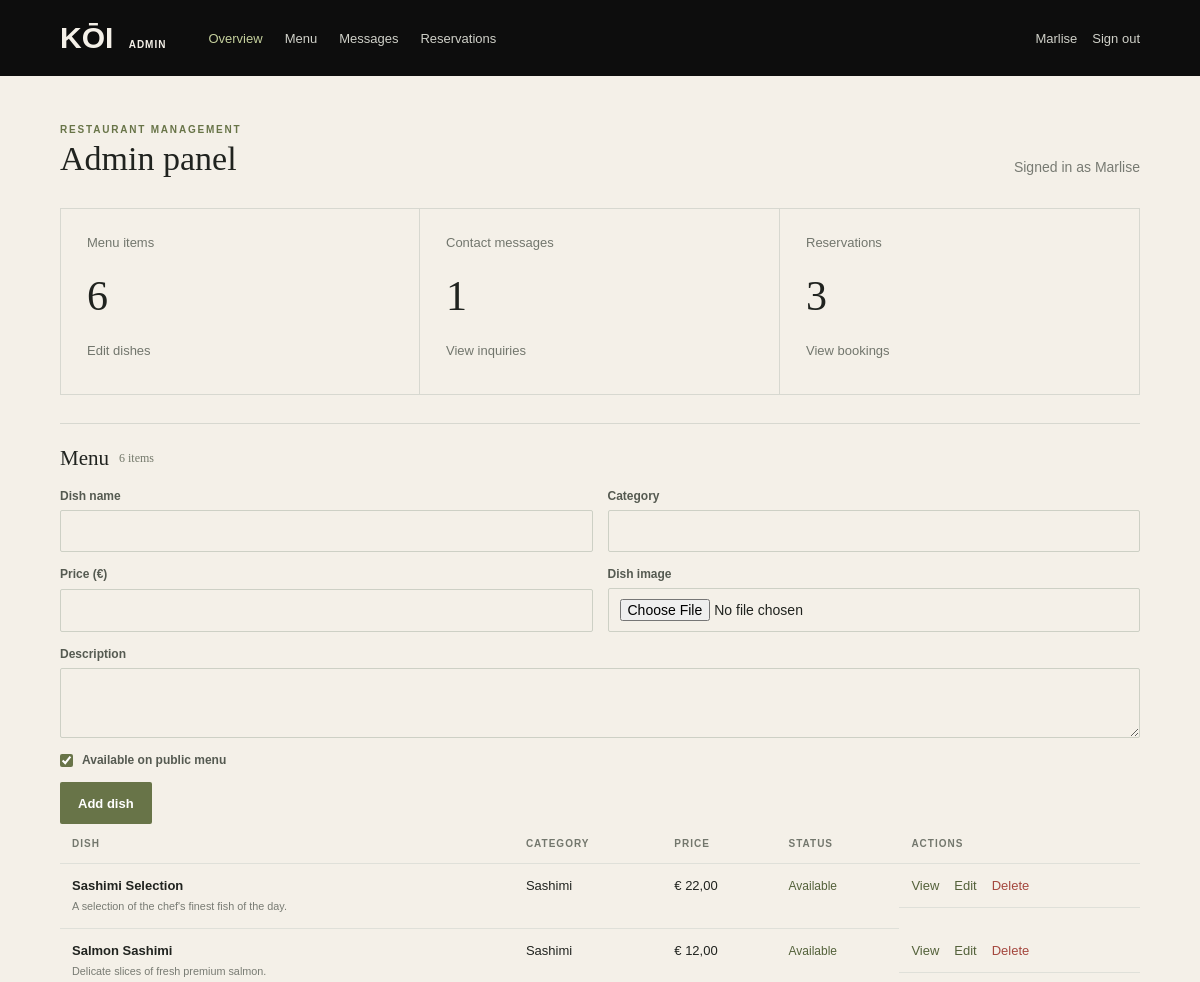
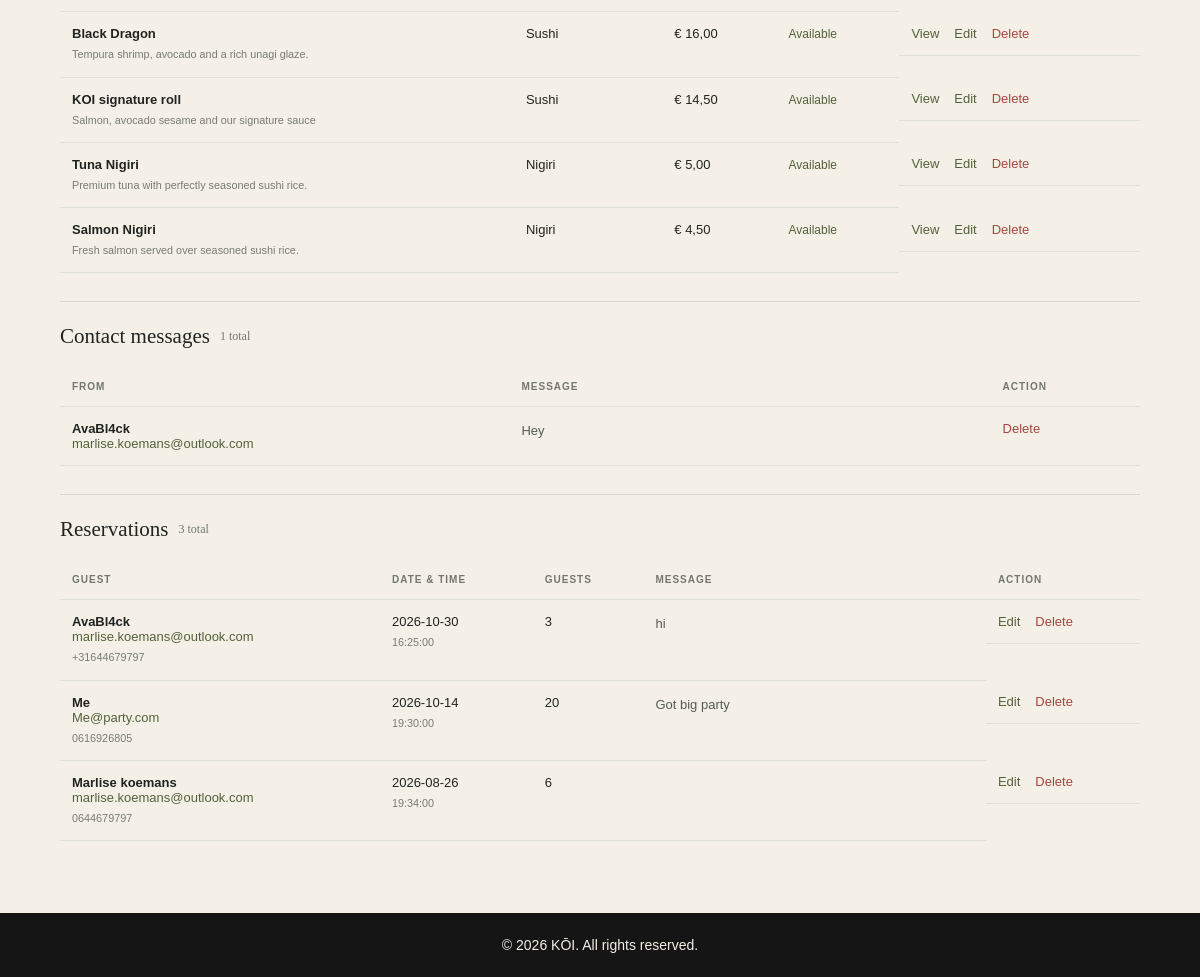
Screenshot of /Pages/admin/admin.php (signed in) with the database file from the repository (2 pictures, top to bottom).
### tables this page shows
CREATE TABLE `menu` (
  `id` int NOT NULL,
  `name` varchar(100) NOT NULL,
  `description` text NOT NULL,
  `price` decimal(6,2) NOT NULL,
  `category` varchar(50) NOT NULL,
  `image` varchar(255) NOT NULL,
  `available` tinyint(1) NOT NULL
);

CREATE TABLE `contact` (
  `id` int NOT NULL,
  `name` varchar(100) NOT NULL,
  `email` varchar(150) NOT NULL,
  `message` text,
  `created_at` timestamp NOT NULL DEFAULT CURRENT_TIMESTAMP
);

CREATE TABLE `reservations` (
  `id` int NOT NULL,
  `name` varchar(100) NOT NULL,
  `email` varchar(150) NOT NULL,
  `phone` varchar(30) DEFAULT NULL,
  `reservation_date` date NOT NULL,
  `reservation_time` time NOT NULL,
  `guests` int NOT NULL,
  `message` text,
  `created_at` timestamp NOT NULL DEFAULT CURRENT_TIMESTAMP
);

### Pages/admin/admin-auth.php (called while the page is built, shortened)
<?php
function admin_escape($value): string
{
    return htmlspecialchars((string) $value, ENT_QUOTES, 'UTF-8');
}

### Pages/admin/admin.php (the view, shortened to what this page needs)
<?php
require_once __DIR__ . '/admin-auth.php';
$editItem = null;
$menuItems = $pdo->query('SELECT id, name, description, category, price, image, available FROM menu ORDER BY id DESC')->fetchAll(PDO::FETCH_ASSOC);
$messages = $pdo->query('SELECT id, name, email, message FROM contact ORDER BY id DESC')->fetchAll(PDO::FETCH_ASSOC);
$reservations = $pdo->query('SELECT id, name, email, phone, reservation_date, reservation_time, guests, message FROM reservations ORDER BY reservation_date DESC, reservation_time DESC')->fetchAll(PDO::FETCH_ASSOC);
require __DIR__ . '/admin-header.php';
?>
<div class="admin-page-heading">
    <div>
        <p class="admin-eyebrow">RESTAURANT MANAGEMENT</p>
        <h1>Admin panel</h1>
    </div>
    <p class="admin-muted">Signed in as <?= admin_escape($_SESSION['admin_username'] ?? 'Admin') ?></p>
</div>
<section class="admin-stat-grid" aria-label="Record totals">
    <a class="admin-stat" href="#menu">
        <span>
            Menu items
        </span>
        <strong>
            <?= count($menuItems) ?>
        </strong>
        <small>
            Edit dishes
        </small>
    </a>
    <a class="admin-stat" href="#messages">
        <span>
            Contact messages
        </span>
        <strong>
            <?= count($messages) ?>
        </strong>
        <small>
            View inquiries
        </small>
    </a>
    <a class="admin-stat" href="#reservations">
        <span>
            Reservations
        </span>
        <strong>
            <?= count($reservations) ?>
        </strong>
        <small>
            View bookings
        </small>
    </a>
</section>
<section class="admin-panel-section" id="menu">
    <h2>
        Menu
        <span class="admin-count"><?= count($menuItems) ?> items</span>
    </h2>
    <form method="post" action="admin.php#menu" class="admin-form admin-menu-form" enctype="multipart/form-data">
        <label>
            Dish name
            <input name="name" value="<?= admin_escape($editItem['name'] ?? '') ?>" required>
        </label>
        <label>
            Category
            <input name="category" value="<?= admin_escape($editItem['category'] ?? '') ?>" required>
        </label>
        <label>
            Price (€)
            <input type="number" name="price" min="0" step="0.01" value="<?= admin_escape($editItem['price'] ?? '') ?>" required>
        </label>
        <label>
            Dish image
            <input type="file" name="image_file" accept="image/*" <?= $editItem ? '' : 'required' ?>>
        </label>
        <label class="admin-field-wide">
            Description
            <textarea name="description" rows="3"><?= admin_escape($editItem['description'] ?? '') ?></textarea>
        </label>
        <label class="admin-checkbox">
            <input type="checkbox" name="available" value="1" <?= !isset($editItem['available']) || $editItem['available'] ? 'checked' : '' ?>>
            Available on public menu
        </label>
        <div class="admin-form-actions">
            <button class="admin-button" type="submit">
                <?= $editItem ? 'Save changes' : 'Add dish' ?>
            </button>
        </div>
    </form>
    <div class="admin-table-wrap">
        <table class="admin-table">
            <thead>
                <tr>
                    <th>
                        Dish
                    </th>
                    <th>
                        Category
                    </th>
                    <th>
                        Price
                    </th>
                    <th>
                        Status
                    </th>
                    <th>
                        Actions
                    </th>
                </tr>
            </thead>
            <tbody>
                <?php foreach ($menuItems as $item): ?>
                    <tr>
                        <td>
                            <strong>
                                <?= admin_escape($item['name']) ?>
                            </strong>
                            <small>
                                <?= admin_escape($item['description']) ?>
                            </small>
                        </td>
                        <td><?= admin_escape($item['category']) ?></td>
                        <td>€ <?= number_format((float) $item['price'], 2, ',', '.') ?></td>
                        <td>
                            <span class="admin-status <?= $item['available'] ? 'is-available' : '' ?>">
                                <?= $item['available'] ? 'Available' : 'Hidden' ?>
                            </span>
                        </td>
                        <td class="admin-row-actions">
                            <?php if ($item['available']): ?>
                                <a class="admin-text-link" href="../menu-detail.php?id=<?= (int) $item['id'] ?>">View</a>
                            <?php endif; ?>
                            <a class="admin-text-link" href="?edit=<?= (int) $item['id'] ?>#menu">
                                Edit
                            </a>
                            <form method="post" action="admin.php#menu" onsubmit="return confirm('Delete this dish?')">
                                <button class="admin-danger-link" type="submit">
                                    Delete
                                </button>
                            </form>
                        </td>
                    </tr>
                <?php endforeach; ?>
            </tbody>
        </table>
    </div>
</section>
<section class="admin-panel-section" id="messages">
    <h2>
        Contact messages
        <span class="admin-count"><?= count($messages) ?> total</span>
    </h2>
    <div class="admin-table-wrap">
        <table class="admin-table">
            <thead>
                <tr>
                    <th>
                        From
                    </th>
                    <th>
                        Message
                    </th>
                    <th>
                        Action
                    </th>
                </tr>
            </thead>
            <tbody>
                <?php foreach ($messages as $message): ?>
                    <tr>
                        <td>
                            <strong>
                                <?= admin_escape($message['name']) ?>
                            </strong>
                            <a class="admin-email" href="mailto:<?= admin_escape($message['email']) ?>">
                                <?= admin_escape($message['email']) ?>
                            </a>
                        </td>
                        <td class="admin-message-cell"><?= nl2br(admin_escape($message['message'])) ?></td>
                        <td>
                            <form method="post" action="admin.php#messages" onsubmit="return confirm('Delete this message?')">
                                <button class="admin-danger-link" type="submit">
                                    Delete
                                </button>
                            </form>
                        </td>
                    </tr>
                <?php endforeach; ?>
            </tbody>
        </table>
    </div>
</section>
<section class="admin-panel-section" id="reservations">
    <h2>
        Reservations
        <span class="admin-count"><?= count($reservations) ?> total</span>
    </h2>
    <div class="admin-table-wrap">
        <table class="admin-table">
            <thead>
                <tr>
                    <th>
                        Guest
                    </th>
                    <th>
                        Date &amp; time
                    </th>
                    <th>
                        Guests
                    </th>
                    <th>
                        Message
                    </th>
                    <th>
                        Action
                    </th>
                </tr>
            </thead>
            <tbody>
                <?php foreach ($reservations as $reservation): ?>
                    <tr>
                        <td>
                            <strong>
                                <?= admin_escape($reservation['name']) ?>
                            </strong>
                            <a class="admin-email" href="mailto:<?= admin_escape($reservation['email']) ?>">
                                <?= admin_escape($reservation['email']) ?>
                            </a>
                            <small>
                                <?= admin_escape($reservation['phone']) ?>
                            </small>
                        </td>
                        <td>
                            <?= admin_escape($reservation['reservation_date']) ?>
                            <small>
                                <?= admin_escape($reservation['reservation_time']) ?>
                            </small>
                        </td>
                        <td><?= (int) $reservation['guests'] ?></td>
                        <td class="admin-message-cell"><?= nl2br(admin_escape($reservation['message'])) ?></td>
                        <td class="admin-row-actions">
                            <form method="post" action="admin.php#reservations">
                                <button class="admin-text-link" type="submit" >
                                    Edit
                                </button>
                            </form>
                            <form method="post" action="admin.php#reservations" onsubmit="return confirm('Delete this reservation?')">
                                <button class="admin-danger-link" type="submit">
                                    Delete
                                </button>
                            </form>
                        </td>
                    </tr>
                <?php endforeach; ?>
            </tbody>
        </table>
    </div>
</section>
</main>
<?php require __DIR__ . '/../footer.php'; ?>
</body>
</html>

### Pages/admin/admin-header.php (shortened to what this page needs)
<!DOCTYPE html>
<html lang="en">
<head>
    <link rel="stylesheet" href="../../css/style.css">
    <link rel="stylesheet" href="admin.css">
</head>
<body class="admin-body">
    <header class="admin-header">
        <a class="admin-brand" href="admin.php">KŌI <span>ADMIN</span></a>
        <nav class="admin-nav" aria-label="Admin navigation">
            <a class="is-active" href="admin.php">Overview</a>
            <a href="admin.php#menu">Menu</a>
            <a href="admin.php#messages">Messages</a>
            <a href="admin.php#reservations">Reservations</a>
        </nav>
        <div class="admin-account">
            <span><?= admin_escape($_SESSION['admin_username'] ?? 'Admin') ?></span>
            <form method="post" action="logout.php">
                <button class="admin-logout" type="submit">Sign out</button>
            </form>
        </div>
    </header>
    <main class="admin-main">

### Pages/footer.php
<div class="footer">
    <p>&copy; 2026 KŌI. All rights reserved.</p>
</div>

### css/style.css (style rules this page uses)
* { box-sizing: border-box; margin: 0; padding: 0; }
html { scroll-behavior: smooth; }
body { background-color: #0D0D0D; color: #fff; overflow-x: hidden; }
.footer { width: 100%; background-color: #151515; color: #F4F0E8; text-align: center; padding: 24px 20px; font-family: Arial, elegant-serif; font-size: 14px; }

### Pages/admin/admin.css (style rules this page uses)
.admin-body { min-height: 100vh; background: #F4F0E8; color: #20231f; font-family: Arial, sans-serif; }
.admin-header { min-height: 76px; display: flex; align-items: center; gap: 42px; padding: 0 5vw; background: #0D0D0D; color: #f4f0e8; }
.admin-brand { color: #f4f0e8; font-family: Arial, sans-serif; font-size: 30px; font-weight: bold; text-decoration: none; white-space: nowrap; }
.admin-brand span { margin-left: 7px; color: #F4F0E8; font: 700 10px Arial, sans-serif; letter-spacing: 1px; }
.admin-nav, .admin-account { display: flex; align-items: center; gap: 22px; }
.admin-nav { flex: 1; }
.admin-nav a, .admin-account, .admin-logout { color: #d0d1c9; font-size: 13px; text-decoration: none; }
.admin-nav a:hover, .admin-nav a.is-active, .admin-logout:hover { color: #c5d09d; }
.admin-account { gap: 15px; }
.admin-account form { margin: 0; }
.admin-logout, button.admin-text-link, .admin-danger-link { padding: 0; border: 0; background: none; cursor: pointer; font: inherit; }
.admin-main { width: min(1120px, 90vw); margin: 0 auto; padding: 48px 0 72px; }
.admin-page-heading { display: flex; align-items: end; justify-content: space-between; gap: 20px; margin-bottom: 30px; }
.admin-page-heading h1, .admin-auth-card h1 { margin: 5px 0 0; font: 400 34px Georgia, serif; }
.admin-eyebrow { color: #687448; font-size: 10px; font-weight: 700; letter-spacing: 1.8px; }
.admin-muted { color: #777a72; font-size: 14px; line-height: 1.6; }
.admin-stat-grid { display: grid; grid-template-columns: repeat(3, minmax(0, 1fr)); border-top: 1px solid #d7d8d0; border-bottom: 1px solid #d7d8d0; }
.admin-stat { display: grid; gap: 12px; min-height: 185px; padding: 26px; border-right: 1px solid #d7d8d0; color: inherit; text-decoration: none; }
.admin-stat:first-child { border-left: 1px solid #d7d8d0; }
.admin-stat span, .admin-stat small { color: #72766d; font-size: 13px; }
.admin-stat strong { font: 400 42px Georgia, serif; }
.admin-panel-section { margin-top: 28px; padding-top: 22px; border-top: 1px solid #d7d8d0; }
.admin-panel-section h2 { display: flex; align-items: center; gap: 10px; margin: 0 0 18px; font: 400 21px Georgia, serif; }
.admin-count { color: #74796b; font-size: 12px; }
.admin-form { display: grid; gap: 15px; }
.admin-menu-form { grid-template-columns: repeat(2, minmax(0, 1fr)); }
.admin-form label { display: grid; gap: 7px; color: #555a51; font-size: 12px; font-weight: 700; }
.admin-form input:not([type="checkbox"]), .admin-form textarea { width: 100%; min-height: 42px; padding: 10px 11px; border: 1px solid #cdd0c5; border-radius: 2px; background: #F4F0E8; color: #20231f; font: 14px Arial, sans-serif; }
.admin-form textarea { resize: vertical; }
.admin-field-wide, .admin-form-actions { grid-column: 1 / -1; }
.admin-checkbox { display: flex !important; align-items: center; gap: 9px !important; }
.admin-checkbox input { accent-color: #687448; }
.admin-form-actions, .admin-row-actions { display: flex; align-items: center; gap: 15px; }
.admin-button { display: inline-flex; align-items: center; justify-content: center; min-height: 42px; padding: 0 18px; border: 0; border-radius: 2px; background: #687448; color: #fff; cursor: pointer; font: 700 13px Arial, sans-serif; text-decoration: none; }
.admin-text-link, .admin-email { color: #53613a; font-size: 13px; text-decoration: none; }
.admin-danger-link { color: #a4473e; font-size: 13px; }
.admin-table-wrap { width: 100%; overflow-x: auto; }
.admin-table { width: 100%; border-collapse: collapse; text-align: left; }
.admin-table th, .admin-table td { padding: 14px 12px; border-bottom: 1px solid #dfe0d9; vertical-align: top; font-size: 13px; }
.admin-table th { color: #73776d; font-size: 10px; letter-spacing: 1px; text-transform: uppercase; }
.admin-table td strong, .admin-table td small, .admin-email { display: block; }
.admin-table td small { max-width: 330px; margin-top: 5px; color: #787b73; line-height: 1.5; }
.admin-message-cell { min-width: 220px; max-width: 600px; color: #555a51; line-height: 1.6; }
.admin-status { color: #8b594c; font-size: 12px; }
.admin-status.is-available { color: #53613a; }

### rows the page displays
menu: name "Sashimi Selection", description "A selection of the chef's finest fish of the day.", category "Sashimi", price "22,00", available "Available"
menu: name "Salmon Sashimi", description "Delicate slices of fresh premium salmon.", category "Sashimi", price "12,00", available "Available"
menu: name "Black Dragon", description "Tempura shrimp, avocado and a rich unagi glaze.", category "Sushi", price "16,00", available "Available"
menu: name "KOI signature roll", description "Salmon, avocado sesame and our signature sauce", category "Sushi", price "14,50", available "Available"
menu: name "Tuna Nigiri", description "Premium tuna with perfectly seasoned sushi rice.", category "Nigiri", price "5,00", available "Available"
menu: name "Salmon Nigiri", description "Fresh salmon served over seasoned sushi rice.", category "Nigiri", price "4,50", available "Available"
contact: name "AvaBl4ck", email "marlise.koemans@outlook.com", message "Hey"
reservations: name "AvaBl4ck", email "marlise.koemans@outlook.com", phone "+31644679797", reservation_date "2026-10-30", reservation_time "16:25:00", guests "3", message "hi"
reservations: name "Me", email "Me@party.com", phone "0616926805", reservation_date "2026-10-14", reservation_time "19:30:00", guests "20", message "Got big party"
reservations: name "Marlise koemans", email "marlise.koemans@outlook.com", phone "0644679797", reservation_date "2026-08-26", reservation_time "19:34:00", guests "6"

### other values shown
admin_escape($_SESSION['admin_username'] ?? 'Admin') "Marlise"
count($menuItems) "6"
count($messages) "1"
count($reservations) "3"
